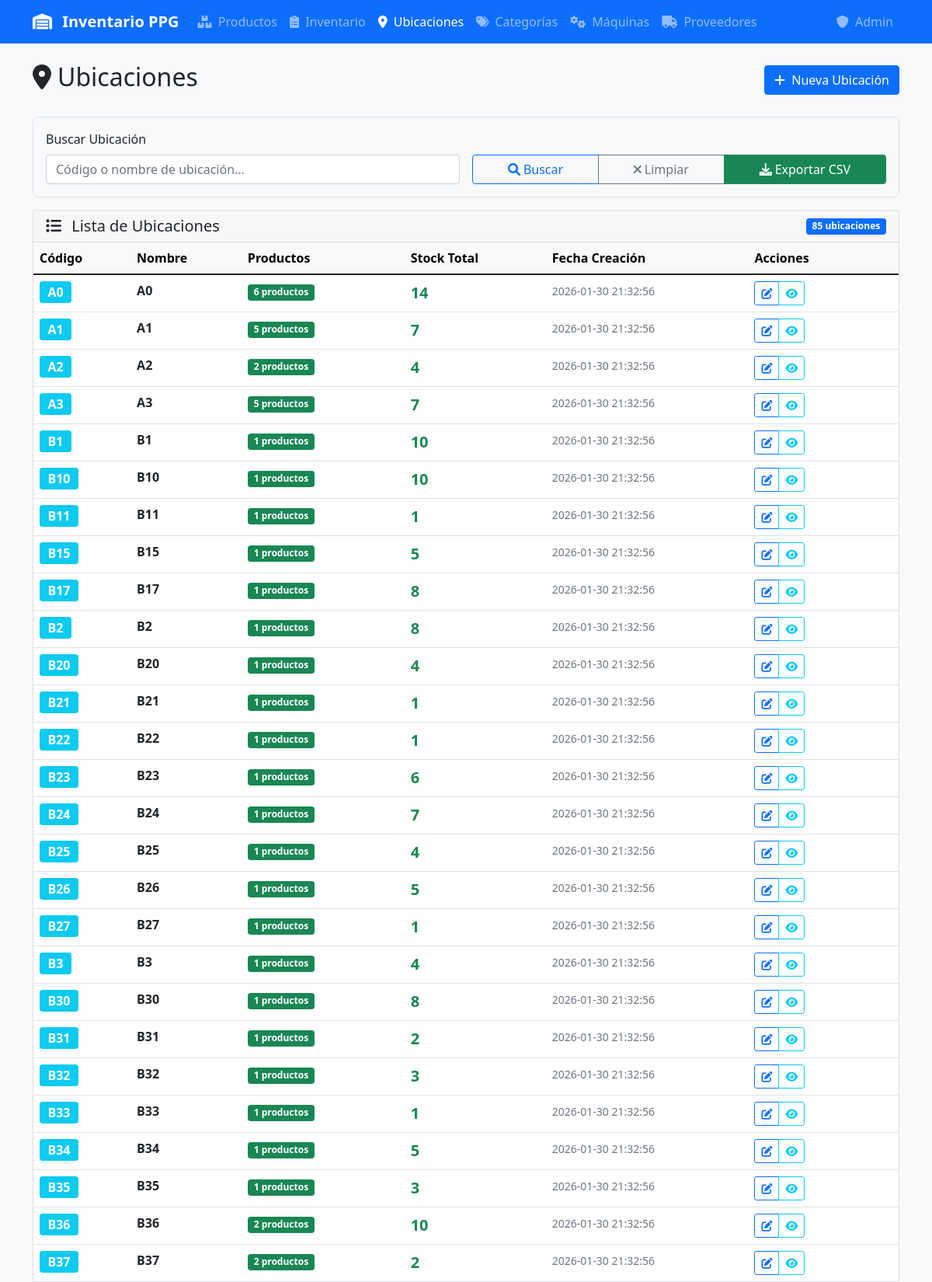
Page /ubicaciones (upper part) on the committed database.
### tables this page shows
CREATE TABLE ubicaciones (
            id INTEGER PRIMARY KEY AUTOINCREMENT,
            codigo TEXT UNIQUE NOT NULL,
            nombre TEXT NOT NULL,
            descripcion TEXT,
            empresa TEXT DEFAULT 'PPG',
            area TEXT DEFAULT 'Oficinas',
            nivel TEXT DEFAULT 'Planta Alta',
            seccion TEXT DEFAULT 'Anaquel Refacciones Maq Cepillo'
        , fecha_creacion TIMESTAMP, fecha_actualizacion TIMESTAMP);

### app.py (the view)
@app.route('/ubicaciones')
def ubicaciones():
    conn = get_db_connection()
    search = request.args.get('search', '').strip()
    query = '''
        SELECT u.id, u.codigo, u.nombre, u.fecha_creacion,
               COUNT(DISTINCT i.producto_id) as productos_count,
               COALESCE(SUM(i.cantidad), 0) as stock_total
        FROM ubicaciones u
        LEFT JOIN inventario i ON u.id = i.ubicacion_id
        WHERE 1=1
    '''
    params = []
    if search:
        query += ' AND (u.codigo LIKE ? OR u.nombre LIKE ?)'
        search_param = f'%{search}%'
        params.extend([search_param, search_param])
    query += ' GROUP BY u.id ORDER BY u.codigo'
    ubicaciones = conn.execute(query, params).fetchall()
    conn.close()
    return render_template('ubicaciones.html',
                         ubicaciones=ubicaciones,
                         filters={'search': search})

### app.py (called while the page is built)
def get_db_connection():
    conn = sqlite3.connect(DATABASE, timeout=20.0)
    conn.row_factory = sqlite3.Row
    conn.execute('PRAGMA journal_mode=WAL')  # Better concurrent access
    conn.execute('PRAGMA busy_timeout=20000')  # 20 second timeout
    conn.execute('PRAGMA synchronous=NORMAL')  # Faster writes
    conn.execute('PRAGMA cache_size=10000')  # Larger cache
    conn.execute('PRAGMA temp_store=MEMORY')  # Use memory for temp tables
    return conn

### templates/ubicaciones.html (shortened to what this page needs)
{% extends "base.html" %}
{% block content %}
<div class="d-flex justify-content-between align-items-center mb-4">
    <h2><i class="fas fa-map-marker-alt me-2"></i>Ubicaciones</h2>
    <a href="{{ url_for('nueva_ubicacion') }}" class="btn btn-primary">
        <i class="fas fa-plus me-1"></i>
        Nueva Ubicación
    </a>
</div>
<div class="filter-card">
    <form method="GET" id="filtrosForm" class="row g-3">
        <div class="col-md-6">
            <label for="search" class="form-label">Buscar Ubicación</label>
            <input type="text" class="form-control" id="search" name="search"
                   value="{{ filters.search }}" placeholder="Código o nombre de ubicación...">
        </div>
        <div class="col-md-6 d-flex align-items-end">
            <div class="btn-group w-100" role="group">
                <button type="submit" class="btn btn-outline-primary" title="Buscar">
                    <i class="fas fa-search me-1"></i>Buscar
                </button>
                <button type="button" class="btn btn-outline-secondary" onclick="limpiarFiltros()" title="Limpiar">
                    <i class="fas fa-times me-1"></i>Limpiar
                </button>
                <button type="button" class="btn btn-success" onclick="exportarUbicaciones()" title="Exportar ubicaciones">
                    <i class="fas fa-download me-1"></i>Exportar CSV
                </button>
            </div>
        </div>
    </form>
</div>
<div class="card">
    <div class="card-header d-flex justify-content-between align-items-center">
        <h5 class="mb-0">
            <i class="fas fa-list me-2"></i>
            Lista de Ubicaciones
        </h5>
        <span class="badge bg-primary">{{ ubicaciones|length }} ubicaciones</span>
    </div>
    <div class="card-body p-0">
        {% if ubicaciones %}
        <div class="table-responsive">
            <table class="table table-hover mb-0">
                <thead class="table-light">
                    <tr>
                        <th>Código</th>
                        <th>Nombre</th>
                        <th>Productos</th>
                        <th>Stock Total</th>
                        <th>Fecha Creación</th>
                        <th>Acciones</th>
                    </tr>
                </thead>
                <tbody>
                    {% for ubicacion in ubicaciones %}
                    <tr>
                        <td>
                            <span class="badge bg-info fs-6">{{ ubicacion.codigo }}</span>
                        </td>
                        <td>
                            <strong>{{ ubicacion.nombre or ubicacion.codigo }}</strong>
                        </td>
                        <td>
                            {% if ubicacion.productos_count > 0 %}
                                <span class="badge bg-success">{{ ubicacion.productos_count }} productos</span>
                            {% else %}
                                <span class="text-muted">Sin productos</span>
                            {% endif %}
                        </td>
                        <td>
                            {% if ubicacion.stock_total > 0 %}
                                <span class="fs-5 fw-bold text-success">{{ ubicacion.stock_total }}</span>
                            {% else %}
                                <span class="text-muted">0</span>
                            {% endif %}
                        </td>
                        <td>
                            {% if ubicacion.fecha_creacion %}
                                <small class="text-muted">{{ ubicacion.fecha_creacion }}</small>
                            {% else %}
                                <small class="text-muted">N/A</small>
                            {% endif %}
                        </td>
                        <td>
                            <div class="btn-group" role="group">
                                <a href="{{ url_for('editar_ubicacion', id=ubicacion.id) }}"
                                   class="btn btn-sm btn-outline-primary" title="Editar ubicación">
                                    <i class="fas fa-edit"></i>
                                </a>
                                <button type="button" class="btn btn-sm btn-outline-info"
                                        onclick="verDetallesUbicacion({{ ubicacion.id }})" title="Ver detalles">
                                    <i class="fas fa-eye"></i>
                                </button>
                            </div>
                        </td>
                    </tr>
                    {% endfor %}
                </tbody>
            </table>
        </div>
        {% endif %}
    </div>
</div>
{% endblock %}

### templates/base.html (style rules this page uses)
.filter-card { background-color: #f8f9fa; border: 1px solid #dee2e6; border-radius: 0.5rem; padding: 1rem; margin-bottom: 1rem; }
.table-responsive { border-radius: 0.5rem; overflow: hidden; }

### rows in the picture
ubicaciones: codigo "A0", nombre "A0", productos_count "6", stock_total "14", fecha_creacion "2026-01-30 21:32:56"
ubicaciones: codigo "A1", nombre "A1", productos_count "5", stock_total "7", fecha_creacion "2026-01-30 21:32:56"
ubicaciones: codigo "A2", nombre "A2", productos_count "2", stock_total "4", fecha_creacion "2026-01-30 21:32:56"
ubicaciones: codigo "A3", nombre "A3", productos_count "5", stock_total "7", fecha_creacion "2026-01-30 21:32:56"
ubicaciones: codigo "B1", nombre "B1", productos_count "1", stock_total "10", fecha_creacion "2026-01-30 21:32:56"
ubicaciones: codigo "B10", nombre "B10", productos_count "1", stock_total "10", fecha_creacion "2026-01-30 21:32:56"
ubicaciones: codigo "B11", nombre "B11", productos_count "1", stock_total "1", fecha_creacion "2026-01-30 21:32:56"
ubicaciones: codigo "B15", nombre "B15", productos_count "1", stock_total "5", fecha_creacion "2026-01-30 21:32:56"
ubicaciones: codigo "B17", nombre "B17", productos_count "1", stock_total "8", fecha_creacion "2026-01-30 21:32:56"
ubicaciones: codigo "B2", nombre "B2", productos_count "1", stock_total "8", fecha_creacion "2026-01-30 21:32:56"
ubicaciones: codigo "B20", nombre "B20", productos_count "1", stock_total "4", fecha_creacion "2026-01-30 21:32:56"
ubicaciones: codigo "B21", nombre "B21", productos_count "1", stock_total "1", fecha_creacion "2026-01-30 21:32:56"
ubicaciones: codigo "B22", nombre "B22", productos_count "1", stock_total "1", fecha_creacion "2026-01-30 21:32:56"
ubicaciones: codigo "B23", nombre "B23", productos_count "1", stock_total "6", fecha_creacion "2026-01-30 21:32:56"
ubicaciones: codigo "B24", nombre "B24", productos_count "1", stock_total "7", fecha_creacion "2026-01-30 21:32:56"
ubicaciones: codigo "B25", nombre "B25", productos_count "1", stock_total "4", fecha_creacion "2026-01-30 21:32:56"
ubicaciones: codigo "B26", nombre "B26", productos_count "1", stock_total "5", fecha_creacion "2026-01-30 21:32:56"
ubicaciones: codigo "B27", nombre "B27", productos_count "1", stock_total "1", fecha_creacion "2026-01-30 21:32:56"
ubicaciones: codigo "B3", nombre "B3", productos_count "1", stock_total "4", fecha_creacion "2026-01-30 21:32:56"
ubicaciones: codigo "B30", nombre "B30", productos_count "1", stock_total "8", fecha_creacion "2026-01-30 21:32:56"
ubicaciones: codigo "B31", nombre "B31", productos_count "1", stock_total "2", fecha_creacion "2026-01-30 21:32:56"
ubicaciones: codigo "B32", nombre "B32", productos_count "1", stock_total "3", fecha_creacion "2026-01-30 21:32:56"
ubicaciones: codigo "B33", nombre "B33", productos_count "1", stock_total "1", fecha_creacion "2026-01-30 21:32:56"
ubicaciones: codigo "B34", nombre "B34", productos_count "1", stock_total "5", fecha_creacion "2026-01-30 21:32:56"
ubicaciones: codigo "B35", nombre "B35", productos_count "1", stock_total "3", fecha_creacion "2026-01-30 21:32:56"
ubicaciones: codigo "B36", nombre "B36", productos_count "2", stock_total "10", fecha_creacion "2026-01-30 21:32:56"
ubicaciones: codigo "B37", nombre "B37", productos_count "2", stock_total "2", fecha_creacion "2026-01-30 21:32:56"

### other values in the picture
{{ ubicaciones|length }} "85"
